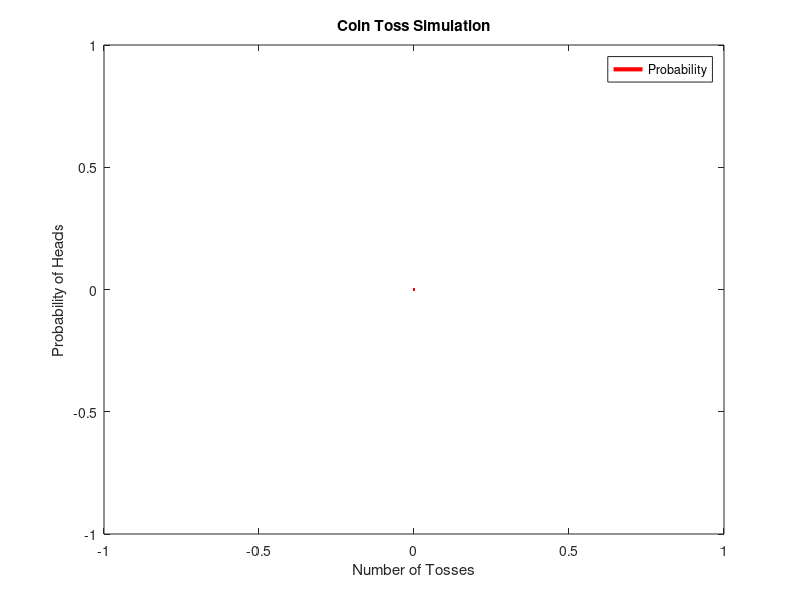

Recreate this plot in MATLAB. (Note: this script raises an error after producing the figure.)
%Coin Toss Simulation Real-time Plot



%i = 1;
headsCount=0;
tossNumber = 0;
plot(tossNumber,headsCount,"color", "red", "linewidth", 3);
title("Coin Toss Simulation");
legend('Probability');
xlabel("Number of Tosses");
ylabel("Probability of Heads");
while tossNumber != 10000
  hold on;
  headsCount = headsCount + coinToss;
  tossNumber = tossNumber + 1;
  plot(tossNumber,headsCount/tossNumber,"color", "red", "linewidth", 3);
  drawnow();
  end
prob = headsCount / (tossNumber-1);
